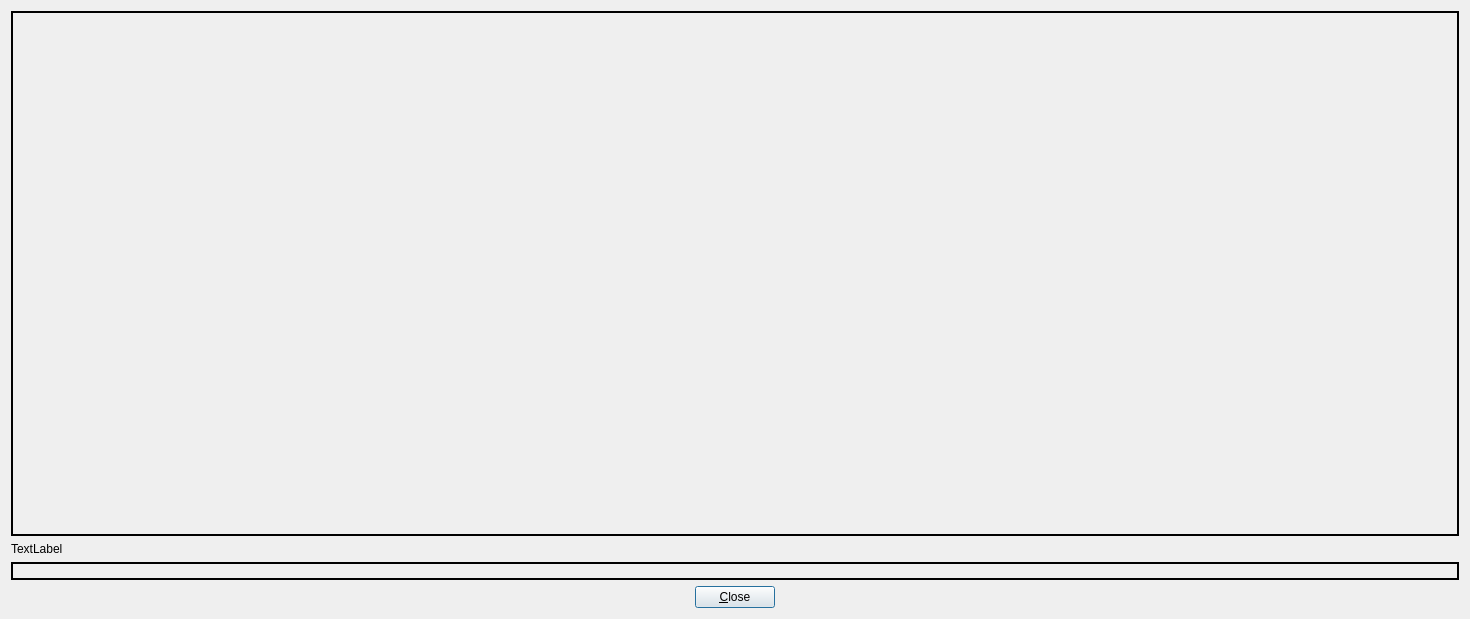
<?xml version="1.0" encoding="UTF-8"?>
<ui version="4.0">
 <class>vvAboutDialog</class>
 <widget class="QDialog" name="vvAboutDialog">
  <property name="geometry">
   <rect>
    <x>0</x>
    <y>0</y>
    <width>1470</width>
    <height>619</height>
   </rect>
  </property>
  <property name="sizePolicy">
   <sizepolicy hsizetype="Preferred" vsizetype="Preferred">
    <horstretch>0</horstretch>
    <verstretch>0</verstretch>
   </sizepolicy>
  </property>
  <property name="windowTitle">
   <string>About ...</string>
  </property>
  <property name="windowIcon">
   <iconset>
    <normaloff>../logo.ico</normaloff>../logo.ico</iconset>
  </property>
  <property name="sizeGripEnabled">
   <bool>false</bool>
  </property>
  <property name="modal">
   <bool>true</bool>
  </property>
  <layout class="QVBoxLayout" name="verticalLayout">
   <item>
    <widget class="QLabel" name="splashLabel">
     <property name="sizePolicy">
      <sizepolicy hsizetype="MinimumExpanding" vsizetype="MinimumExpanding">
       <horstretch>50</horstretch>
       <verstretch>50</verstretch>
      </sizepolicy>
     </property>
     <property name="toolTip">
      <string notr="true"/>
     </property>
     <property name="frameShape">
      <enum>QFrame::Box</enum>
     </property>
     <property name="lineWidth">
      <number>2</number>
     </property>
     <property name="text">
      <string notr="true"/>
     </property>
     <property name="pixmap">
      <pixmap resource="vvResources.qrc">:/vvResources/About.png</pixmap>
     </property>
     <property name="scaledContents">
      <bool>true</bool>
     </property>
    </widget>
   </item>
   <item>
    <widget class="QLabel" name="copyrightLabel">
     <property name="text">
      <string>TextLabel</string>
     </property>
    </widget>
   </item>
   <item>
    <widget class="QLabel" name="detailsLabel">
     <property name="frameShape">
      <enum>QFrame::Box</enum>
     </property>
     <property name="lineWidth">
      <number>2</number>
     </property>
     <property name="text">
      <string/>
     </property>
     <property name="textFormat">
      <enum>Qt::RichText</enum>
     </property>
     <property name="alignment">
      <set>Qt::AlignJustify|Qt::AlignVCenter</set>
     </property>
     <property name="wordWrap">
      <bool>true</bool>
     </property>
     <property name="margin">
      <number>2</number>
     </property>
     <property name="openExternalLinks">
      <bool>true</bool>
     </property>
    </widget>
   </item>
   <item>
    <layout class="QHBoxLayout" name="horizontalLayout">
     <item>
      <widget class="QPushButton" name="closeButton">
       <property name="sizePolicy">
        <sizepolicy hsizetype="Fixed" vsizetype="Fixed">
         <horstretch>0</horstretch>
         <verstretch>0</verstretch>
        </sizepolicy>
       </property>
       <property name="text">
        <string>&amp;Close</string>
       </property>
       <property name="default">
        <bool>true</bool>
       </property>
      </widget>
     </item>
    </layout>
   </item>
  </layout>
 </widget>
 <resources>
  <include location="vvResources.qrc"/>
 </resources>
 <connections/>
</ui>
